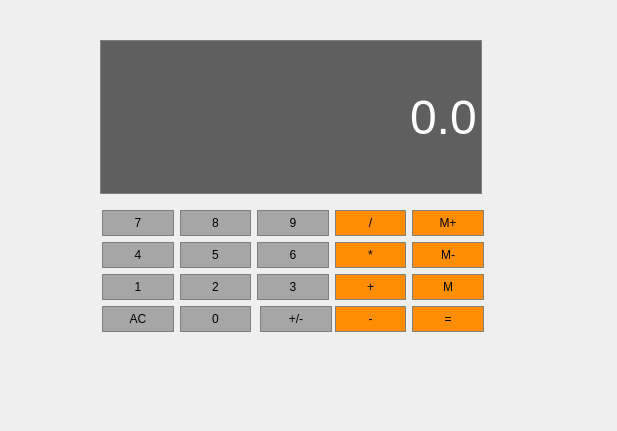
<?xml version="1.0" encoding="UTF-8"?>
<ui version="4.0">
 <class>Calculatrice</class>
 <widget class="QDialog" name="Calculatrice">
  <property name="geometry">
   <rect>
    <x>0</x>
    <y>0</y>
    <width>617</width>
    <height>431</height>
   </rect>
  </property>
  <property name="windowTitle">
   <string>Dialog</string>
  </property>
  <widget class="QPushButton" name="Button9">
   <property name="geometry">
    <rect>
     <x>257</x>
     <y>210</y>
     <width>72</width>
     <height>26</height>
    </rect>
   </property>
   <property name="sizePolicy">
    <sizepolicy hsizetype="Preferred" vsizetype="Preferred">
     <horstretch>0</horstretch>
     <verstretch>0</verstretch>
    </sizepolicy>
   </property>
   <property name="styleSheet">
    <string notr="true">QPushButton{
background-color: rgb(166, 166, 166);
border:1px solid gray;
padding:5px;
}

QPushButton:pressed{
background-color: rgb(166, 166, 166);
border:1px solid gray;
padding:5px;
}</string>
   </property>
   <property name="text">
    <string>9</string>
   </property>
  </widget>
  <widget class="QPushButton" name="Equals">
   <property name="geometry">
    <rect>
     <x>412</x>
     <y>306</y>
     <width>72</width>
     <height>26</height>
    </rect>
   </property>
   <property name="sizePolicy">
    <sizepolicy hsizetype="Preferred" vsizetype="Preferred">
     <horstretch>0</horstretch>
     <verstretch>0</verstretch>
    </sizepolicy>
   </property>
   <property name="styleSheet">
    <string notr="true">QPushButton{
	background-color: rgb(255, 141, 1);border:1px solid gray;
padding:5px;
}

QPushButton:pressed{
	background-color: rgb(255, 141, 1);border:1px solid gray;
padding:5px;
}</string>
   </property>
   <property name="text">
    <string>=</string>
   </property>
  </widget>
  <widget class="QPushButton" name="Clear">
   <property name="geometry">
    <rect>
     <x>102</x>
     <y>306</y>
     <width>72</width>
     <height>26</height>
    </rect>
   </property>
   <property name="sizePolicy">
    <sizepolicy hsizetype="Preferred" vsizetype="Preferred">
     <horstretch>0</horstretch>
     <verstretch>0</verstretch>
    </sizepolicy>
   </property>
   <property name="styleSheet">
    <string notr="true">QPushButton{
background-color: rgb(166, 166, 166);
border:1px solid gray;
padding:5px;
}

QPushButton:pressed{background-color: rgb(166, 166, 166);
border:1px solid gray;
padding:5px;
}</string>
   </property>
   <property name="text">
    <string>AC</string>
   </property>
  </widget>
  <widget class="QLineEdit" name="Display">
   <property name="geometry">
    <rect>
     <x>100</x>
     <y>40</y>
     <width>382</width>
     <height>154</height>
    </rect>
   </property>
   <property name="sizePolicy">
    <sizepolicy hsizetype="Preferred" vsizetype="Expanding">
     <horstretch>0</horstretch>
     <verstretch>0</verstretch>
    </sizepolicy>
   </property>
   <property name="font">
    <font>
     <family>Yu Gothic UI</family>
     <pointsize>36</pointsize>
     <weight>9</weight>
     <italic>false</italic>
     <bold>false</bold>
    </font>
   </property>
   <property name="styleSheet">
    <string notr="true">background-color: rgb(95, 95, 95);
font: 75 36pt &quot;Yu Gothic UI&quot;;
color: rgb(255, 255, 255);

border:1px solid gray;



</string>
   </property>
   <property name="text">
    <string>0.0</string>
   </property>
   <property name="alignment">
    <set>Qt::AlignRight|Qt::AlignTrailing|Qt::AlignVCenter</set>
   </property>
  </widget>
  <widget class="QPushButton" name="MemAdd">
   <property name="geometry">
    <rect>
     <x>412</x>
     <y>210</y>
     <width>72</width>
     <height>26</height>
    </rect>
   </property>
   <property name="sizePolicy">
    <sizepolicy hsizetype="Preferred" vsizetype="Preferred">
     <horstretch>0</horstretch>
     <verstretch>0</verstretch>
    </sizepolicy>
   </property>
   <property name="styleSheet">
    <string notr="true">QPushButton{
	background-color: rgb(255, 141, 1);

border:1px solid gray;
padding:5px;
}

QPushButton:pressed{
	background-color: rgb(255, 141, 1);border:1px solid gray;
padding:5px;
}</string>
   </property>
   <property name="text">
    <string>M+</string>
   </property>
  </widget>
  <widget class="QPushButton" name="Button2">
   <property name="geometry">
    <rect>
     <x>180</x>
     <y>274</y>
     <width>71</width>
     <height>26</height>
    </rect>
   </property>
   <property name="sizePolicy">
    <sizepolicy hsizetype="Preferred" vsizetype="Preferred">
     <horstretch>0</horstretch>
     <verstretch>0</verstretch>
    </sizepolicy>
   </property>
   <property name="styleSheet">
    <string notr="true">QPushButton{
background-color: rgb(166, 166, 166);
border:1px solid gray;
padding:5px;
}

QPushButton:pressed{
background-color: rgb(166, 166, 166);
border:1px solid gray;
padding:5px;
}</string>
   </property>
   <property name="text">
    <string>2</string>
   </property>
  </widget>
  <widget class="QPushButton" name="Button0">
   <property name="geometry">
    <rect>
     <x>180</x>
     <y>306</y>
     <width>71</width>
     <height>26</height>
    </rect>
   </property>
   <property name="sizePolicy">
    <sizepolicy hsizetype="Preferred" vsizetype="Preferred">
     <horstretch>0</horstretch>
     <verstretch>0</verstretch>
    </sizepolicy>
   </property>
   <property name="styleSheet">
    <string notr="true">QPushButton{
background-color: rgb(166, 166, 166);
border:1px solid gray;
padding:5px;
}

QPushButton:pressed{
background-color: rgb(166, 166, 166);
border:1px solid gray;
padding:5px;
}</string>
   </property>
   <property name="text">
    <string>0</string>
   </property>
  </widget>
  <widget class="QPushButton" name="MemGet">
   <property name="geometry">
    <rect>
     <x>412</x>
     <y>274</y>
     <width>72</width>
     <height>26</height>
    </rect>
   </property>
   <property name="sizePolicy">
    <sizepolicy hsizetype="Preferred" vsizetype="Preferred">
     <horstretch>0</horstretch>
     <verstretch>0</verstretch>
    </sizepolicy>
   </property>
   <property name="styleSheet">
    <string notr="true">QPushButton{
	background-color: rgb(255, 141, 1);border:1px solid gray;
padding:5px;
}

QPushButton:pressed{	background-color: rgb(255, 141, 1);
border:1px solid gray;
padding:5px;
}</string>
   </property>
   <property name="text">
    <string>M</string>
   </property>
  </widget>
  <widget class="QPushButton" name="Subtract">
   <property name="geometry">
    <rect>
     <x>335</x>
     <y>306</y>
     <width>71</width>
     <height>26</height>
    </rect>
   </property>
   <property name="sizePolicy">
    <sizepolicy hsizetype="Preferred" vsizetype="Preferred">
     <horstretch>0</horstretch>
     <verstretch>0</verstretch>
    </sizepolicy>
   </property>
   <property name="styleSheet">
    <string notr="true">QPushButton{
	background-color: rgb(255, 141, 1);border:1px solid gray;
padding:5px;
}

QPushButton:pressed{
	background-color: rgb(255, 141, 1);border:1px solid gray;
padding:5px;
}</string>
   </property>
   <property name="text">
    <string>-</string>
   </property>
  </widget>
  <widget class="QPushButton" name="Button3">
   <property name="geometry">
    <rect>
     <x>257</x>
     <y>274</y>
     <width>72</width>
     <height>26</height>
    </rect>
   </property>
   <property name="sizePolicy">
    <sizepolicy hsizetype="Preferred" vsizetype="Preferred">
     <horstretch>0</horstretch>
     <verstretch>0</verstretch>
    </sizepolicy>
   </property>
   <property name="styleSheet">
    <string notr="true">QPushButton{
background-color: rgb(166, 166, 166);
border:1px solid gray;
padding:5px;
}

QPushButton:pressed{
background-color: rgb(166, 166, 166);
border:1px solid gray;
padding:5px;
}</string>
   </property>
   <property name="text">
    <string>3</string>
   </property>
  </widget>
  <widget class="QPushButton" name="Button4">
   <property name="geometry">
    <rect>
     <x>102</x>
     <y>242</y>
     <width>72</width>
     <height>26</height>
    </rect>
   </property>
   <property name="sizePolicy">
    <sizepolicy hsizetype="Preferred" vsizetype="Preferred">
     <horstretch>0</horstretch>
     <verstretch>0</verstretch>
    </sizepolicy>
   </property>
   <property name="styleSheet">
    <string notr="true">QPushButton{
background-color: rgb(166, 166, 166);
border:1px solid gray;
padding:5px;
}

QPushButton:pressed{
background-color: rgb(166, 166, 166);
border:1px solid gray;
padding:5px;
}</string>
   </property>
   <property name="text">
    <string>4</string>
   </property>
  </widget>
  <widget class="QPushButton" name="Button1">
   <property name="geometry">
    <rect>
     <x>102</x>
     <y>274</y>
     <width>72</width>
     <height>26</height>
    </rect>
   </property>
   <property name="sizePolicy">
    <sizepolicy hsizetype="Preferred" vsizetype="Preferred">
     <horstretch>0</horstretch>
     <verstretch>0</verstretch>
    </sizepolicy>
   </property>
   <property name="styleSheet">
    <string notr="true">QPushButton{
background-color: rgb(166, 166, 166);
border:1px solid gray;
padding:5px;
}

QPushButton:pressed{
background-color: rgb(166, 166, 166);
border:1px solid gray;
padding:5px;
}</string>
   </property>
   <property name="text">
    <string>1</string>
   </property>
  </widget>
  <widget class="QPushButton" name="Divide">
   <property name="geometry">
    <rect>
     <x>335</x>
     <y>210</y>
     <width>71</width>
     <height>26</height>
    </rect>
   </property>
   <property name="sizePolicy">
    <sizepolicy hsizetype="Preferred" vsizetype="Preferred">
     <horstretch>0</horstretch>
     <verstretch>0</verstretch>
    </sizepolicy>
   </property>
   <property name="styleSheet">
    <string notr="true">QPushButton{
	background-color: rgb(255, 141, 1);
border:1px solid gray;
padding:5px;
}

QPushButton:pressed{
	background-color: rgb(255, 141, 1);
border:1px solid gray;
padding:5px;
}</string>
   </property>
   <property name="text">
    <string>/</string>
   </property>
  </widget>
  <widget class="QPushButton" name="MemClear">
   <property name="geometry">
    <rect>
     <x>412</x>
     <y>242</y>
     <width>72</width>
     <height>26</height>
    </rect>
   </property>
   <property name="sizePolicy">
    <sizepolicy hsizetype="Preferred" vsizetype="Preferred">
     <horstretch>0</horstretch>
     <verstretch>0</verstretch>
    </sizepolicy>
   </property>
   <property name="styleSheet">
    <string notr="true">QPushButton{
	background-color: rgb(255, 141, 1);border:1px solid gray;
padding:5px;
}

QPushButton:pressed{
	background-color: rgb(255, 141, 1);border:1px solid gray;
padding:5px;
}</string>
   </property>
   <property name="text">
    <string>M-</string>
   </property>
  </widget>
  <widget class="QPushButton" name="Multiply">
   <property name="geometry">
    <rect>
     <x>335</x>
     <y>242</y>
     <width>71</width>
     <height>26</height>
    </rect>
   </property>
   <property name="sizePolicy">
    <sizepolicy hsizetype="Preferred" vsizetype="Preferred">
     <horstretch>0</horstretch>
     <verstretch>0</verstretch>
    </sizepolicy>
   </property>
   <property name="styleSheet">
    <string notr="true">QPushButton{
	background-color: rgb(255, 141, 1);border:1px solid gray;
padding:5px;
}

QPushButton:pressed{
	background-color: rgb(255, 141, 1);
border:1px solid gray;
padding:5px;
}</string>
   </property>
   <property name="text">
    <string>*</string>
   </property>
  </widget>
  <widget class="QPushButton" name="ChangeSign">
   <property name="geometry">
    <rect>
     <x>260</x>
     <y>306</y>
     <width>72</width>
     <height>26</height>
    </rect>
   </property>
   <property name="sizePolicy">
    <sizepolicy hsizetype="Preferred" vsizetype="Preferred">
     <horstretch>0</horstretch>
     <verstretch>0</verstretch>
    </sizepolicy>
   </property>
   <property name="styleSheet">
    <string notr="true">QPushButton{
background-color: rgb(166, 166, 166);
border:1px solid gray;
padding:5px;
}

QPushButton:pressed{
background-color: rgb(166, 166, 166);
border:1px solid gray;
padding:5px;
}</string>
   </property>
   <property name="text">
    <string>+/-</string>
   </property>
  </widget>
  <widget class="QPushButton" name="Button6">
   <property name="geometry">
    <rect>
     <x>257</x>
     <y>242</y>
     <width>72</width>
     <height>26</height>
    </rect>
   </property>
   <property name="sizePolicy">
    <sizepolicy hsizetype="Preferred" vsizetype="Preferred">
     <horstretch>0</horstretch>
     <verstretch>0</verstretch>
    </sizepolicy>
   </property>
   <property name="styleSheet">
    <string notr="true">QPushButton{
background-color: rgb(166, 166, 166);
border:1px solid gray;
padding:5px;
}

QPushButton:pressed{
background-color: rgb(166, 166, 166);
border:1px solid gray;
padding:5px;
}</string>
   </property>
   <property name="text">
    <string>6</string>
   </property>
  </widget>
  <widget class="QPushButton" name="Button7">
   <property name="geometry">
    <rect>
     <x>102</x>
     <y>210</y>
     <width>72</width>
     <height>26</height>
    </rect>
   </property>
   <property name="sizePolicy">
    <sizepolicy hsizetype="Preferred" vsizetype="Preferred">
     <horstretch>0</horstretch>
     <verstretch>0</verstretch>
    </sizepolicy>
   </property>
   <property name="styleSheet">
    <string notr="true">QPushButton{
background-color: rgb(166, 166, 166);
border:1px solid gray;
padding:5px;
}

QPushButton:pressed{
background-color: rgb(166, 166, 166);
border:1px solid gray;
padding:5px;
}</string>
   </property>
   <property name="text">
    <string>7</string>
   </property>
  </widget>
  <widget class="QPushButton" name="Add">
   <property name="geometry">
    <rect>
     <x>335</x>
     <y>274</y>
     <width>71</width>
     <height>26</height>
    </rect>
   </property>
   <property name="sizePolicy">
    <sizepolicy hsizetype="Preferred" vsizetype="Preferred">
     <horstretch>0</horstretch>
     <verstretch>0</verstretch>
    </sizepolicy>
   </property>
   <property name="styleSheet">
    <string notr="true">QPushButton{
	background-color: rgb(255, 141, 1);
border:1px solid gray;
padding:5px;
}

QPushButton:pressed{
	background-color: rgb(255, 141, 1);border:1px solid gray;
padding:5px;
}</string>
   </property>
   <property name="text">
    <string>+</string>
   </property>
  </widget>
  <widget class="QPushButton" name="Button5">
   <property name="geometry">
    <rect>
     <x>180</x>
     <y>242</y>
     <width>71</width>
     <height>26</height>
    </rect>
   </property>
   <property name="sizePolicy">
    <sizepolicy hsizetype="Preferred" vsizetype="Preferred">
     <horstretch>0</horstretch>
     <verstretch>0</verstretch>
    </sizepolicy>
   </property>
   <property name="styleSheet">
    <string notr="true">QPushButton{
background-color: rgb(166, 166, 166);
border:1px solid gray;
padding:5px;
}

QPushButton:pressed{
background-color: rgb(166, 166, 166);
border:1px solid gray;
padding:5px;
}</string>
   </property>
   <property name="text">
    <string>5</string>
   </property>
  </widget>
  <widget class="QPushButton" name="Button8">
   <property name="geometry">
    <rect>
     <x>180</x>
     <y>210</y>
     <width>71</width>
     <height>26</height>
    </rect>
   </property>
   <property name="sizePolicy">
    <sizepolicy hsizetype="Preferred" vsizetype="Preferred">
     <horstretch>0</horstretch>
     <verstretch>0</verstretch>
    </sizepolicy>
   </property>
   <property name="styleSheet">
    <string notr="true">QPushButton{
	background-color: rgb(166, 166, 166);
border:1px solid gray;
padding:5px;
}

QPushButton:pressed{
background-color: rgb(166, 166, 166);
border:1px solid gray;
padding:5px;
}</string>
   </property>
   <property name="text">
    <string>8</string>
   </property>
  </widget>
 </widget>
 <resources/>
 <connections/>
</ui>
